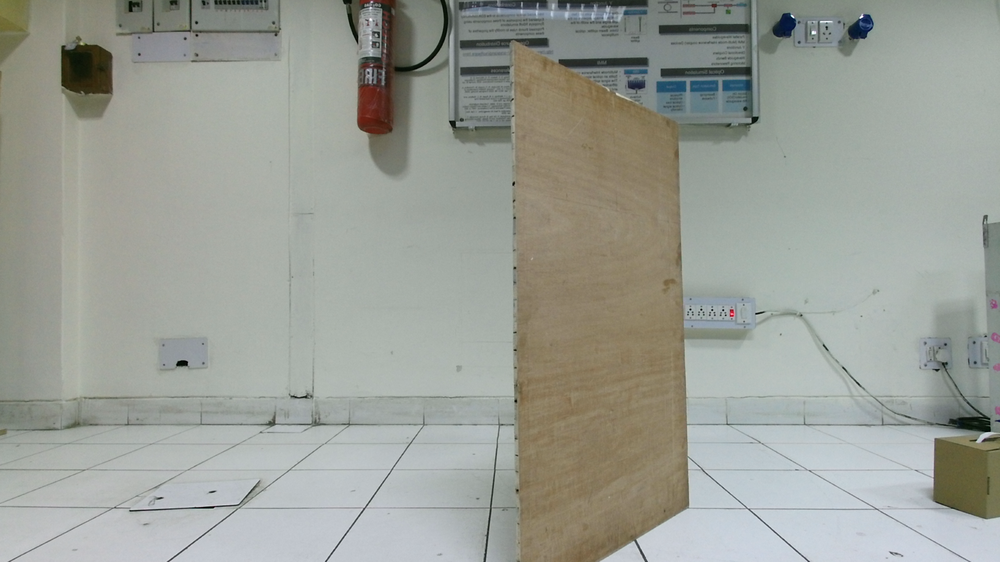
%> input picture MAJOR/CODE/4/color1.png, 1000 x 562 px, shrunk from 1920 x 1080 before the run
$ octave Test.m   (GNU Octave 9; MATLAB toolbox functions it lacks are replaced by stand-ins)
%> lines starting %> are read from the running program, lines starting %| are printed output that depends on the picture; in (x1, y1, x2, y2) boxes, pixels count from 0 and x2, y2 are one past the last pixel; in counts of white or black regions, pixels touching at a corner belong together; the program's own positions count from 1
num='6/';
c1 = imread([num 'color1.png']);
%> c1 is the input picture: size 562x1000x3 uint8; mean R, G, B 154.4, 157.9, 150
dp1 = imread([num 'depth1.png']);
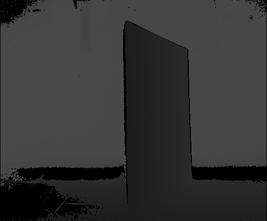
%> input picture MAJOR/CODE/4/depth1.png, 267 x 221 px, shrunk from 512 x 424 before the run
%> dp1 is the input picture: size 221x267 uint8; min 0, max 86, mean 53.2
ir1 = imread([num 'IR1.png']);
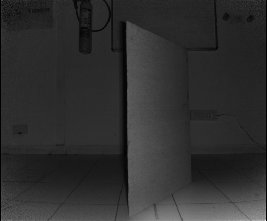
%> input picture MAJOR/CODE/4/IR1.png, 267 x 221 px, shrunk from 512 x 424 before the run
%> ir1 is the input picture: size 221x267 uint16; min 6542, max 50106, mean 14739.1

gray = rgb2gray(c1);
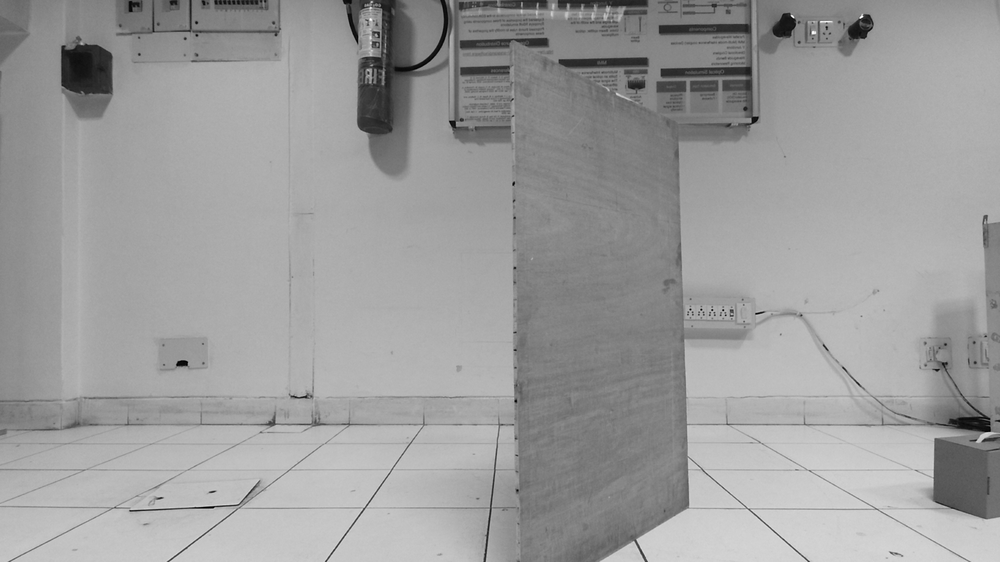
%> gray: size 562x1000 uint8; min 0, max 255, mean 155.9
h2 = histeq(gray,256);
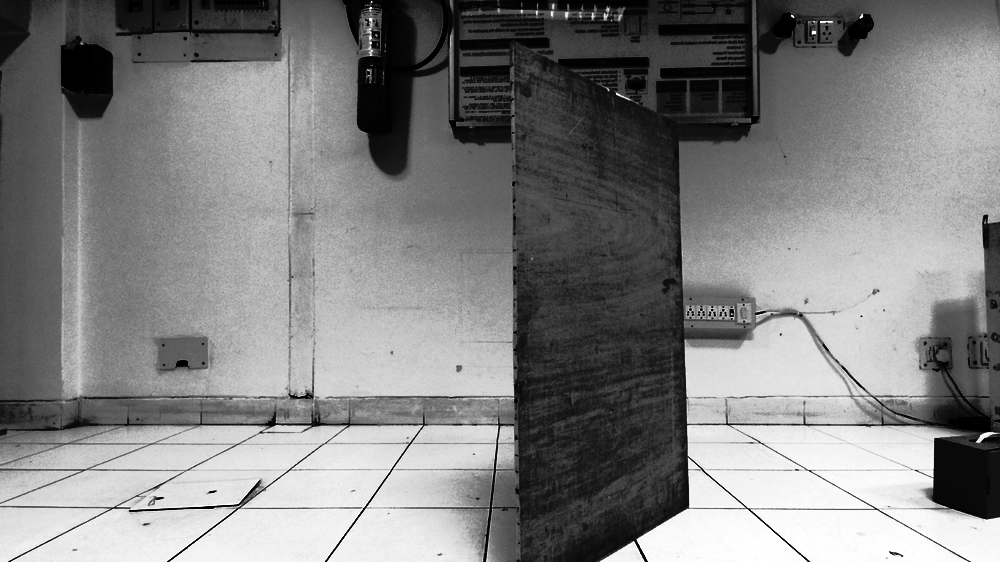
%> h2: size 562x1000 uint8; min 0, max 255, mean 128.6
h3 = histeq(gray,256);
a = (dp1==0 | dp1==11);
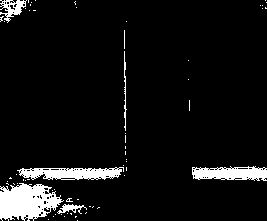
%> a: size 221x267 logical; 7% white; 63 white regions (57 under 20 px), largest, box (x1, y1, x2, y2) and area: (0, 183, 64, 221) 1656, (17, 167, 124, 180) 960, (192, 166, 267, 181) 826, (0, 0, 27, 23) 277, (57, 204, 87, 214) 135, (124, 51, 127, 131) 110
% [16 lines of commented-out code are left out]
